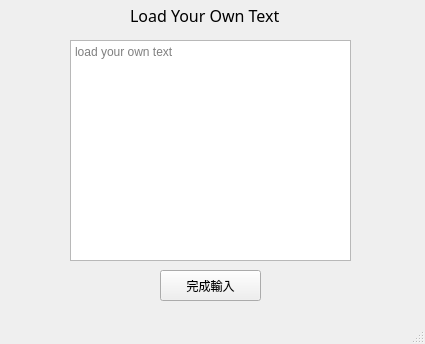
<?xml version="1.0" encoding="UTF-8"?>
<ui version="4.0">
 <class>Custom</class>
 <widget class="QMainWindow" name="Custom">
  <property name="geometry">
   <rect>
    <x>0</x>
    <y>0</y>
    <width>425</width>
    <height>344</height>
   </rect>
  </property>
  <property name="windowTitle">
   <string>MainWindow</string>
  </property>
  <widget class="QWidget" name="centralwidget">
   <widget class="QLabel" name="label">
    <property name="geometry">
     <rect>
      <x>130</x>
      <y>-10</y>
      <width>251</width>
      <height>51</height>
     </rect>
    </property>
    <property name="font">
     <font>
      <family>微軟正黑體</family>
      <pointsize>12</pointsize>
     </font>
    </property>
    <property name="text">
     <string>Load Your Own Text</string>
    </property>
   </widget>
   <widget class="QTextEdit" name="textEdit">
    <property name="geometry">
     <rect>
      <x>70</x>
      <y>40</y>
      <width>281</width>
      <height>221</height>
     </rect>
    </property>
    <property name="placeholderText">
     <string>load your own text</string>
    </property>
   </widget>
   <widget class="QPushButton" name="pushButton">
    <property name="geometry">
     <rect>
      <x>160</x>
      <y>270</y>
      <width>101</width>
      <height>31</height>
     </rect>
    </property>
    <property name="text">
     <string>完成輸入</string>
    </property>
   </widget>
  </widget>
  <widget class="QMenuBar" name="menubar">
   <property name="geometry">
    <rect>
     <x>0</x>
     <y>0</y>
     <width>425</width>
     <height>20</height>
    </rect>
   </property>
  </widget>
  <widget class="QStatusBar" name="statusbar"/>
 </widget>
 <resources/>
 <connections/>
</ui>
